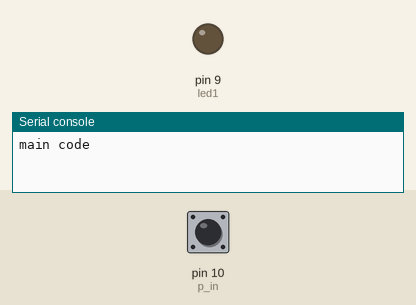
Simulated run of this program. Board: MicroPython board. On the bench: output pins drawn as LEDs (lit = HIGH), the last lines printed to the serial console. The inputs (shaded band) are chosen by the test bench; at power-on: pin 10 (p_in) HIGH.

Above: at 1.2 s.
1.3 s: pin 10 (p_in) pulled LOW for 0.15 s
At 3.0 s:
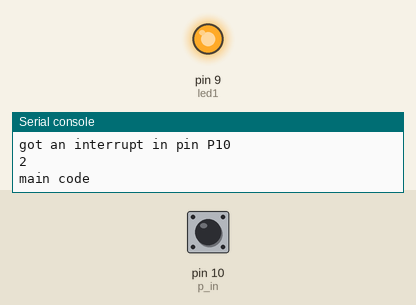
Timing chart, 0 to 9.5 s (numbered marks = the images above; inputs shaded):
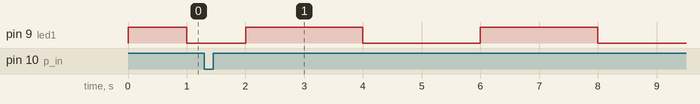

The program:

isr1.py
```python
from machine import Pin
import time
i=1
def pin_handler(arg):
    print("got an interrupt in pin %s" % (arg.id()))
    global i
    i+=1
    print(i)

led1 = Pin('P9', mode=Pin.OUT)
p_in = Pin('P10', mode=Pin.IN,pull=Pin.PULL_UP)
p_in.callback(Pin.IRQ_FALLING, pin_handler)

while True:
    print("main code")
    led1.value(1)
    time.sleep(i)
    led1.value(0)
    time.sleep(i)
```

Measured:
- after the input at 1.3 s, pin 9 (led1): HIGH → LOW after 2.7 s, → HIGH 2.0 s later, → LOW 2.0 s later
